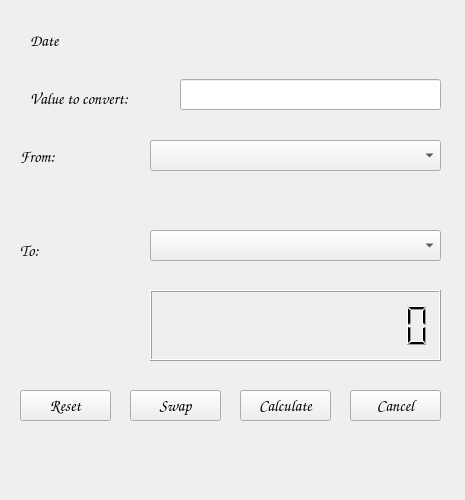
<?xml version="1.0" encoding="UTF-8"?>
<ui version="4.0">
 <class>fm_main</class>
 <widget class="QWidget" name="fm_main">
  <property name="geometry">
   <rect>
    <x>0</x>
    <y>0</y>
    <width>465</width>
    <height>500</height>
   </rect>
  </property>
  <property name="font">
   <font>
    <family>Comic Sans MS</family>
    <pointsize>12</pointsize>
   </font>
  </property>
  <property name="windowTitle">
   <string>Currency converter</string>
  </property>
  <widget class="QLineEdit" name="le_value_to_convert">
   <property name="geometry">
    <rect>
     <x>180</x>
     <y>79</y>
     <width>261</width>
     <height>31</height>
    </rect>
   </property>
  </widget>
  <widget class="QLabel" name="lb_value_to_convert">
   <property name="geometry">
    <rect>
     <x>30</x>
     <y>90</y>
     <width>131</width>
     <height>16</height>
    </rect>
   </property>
   <property name="text">
    <string>Value to convert:</string>
   </property>
  </widget>
  <widget class="QLabel" name="lb_from">
   <property name="geometry">
    <rect>
     <x>20</x>
     <y>150</y>
     <width>47</width>
     <height>13</height>
    </rect>
   </property>
   <property name="text">
    <string>From:</string>
   </property>
  </widget>
  <widget class="QLabel" name="lb_to">
   <property name="geometry">
    <rect>
     <x>20</x>
     <y>240</y>
     <width>31</width>
     <height>21</height>
    </rect>
   </property>
   <property name="text">
    <string>To:</string>
   </property>
  </widget>
  <widget class="QLCDNumber" name="lcd_val_to">
   <property name="geometry">
    <rect>
     <x>150</x>
     <y>290</y>
     <width>291</width>
     <height>71</height>
    </rect>
   </property>
   <property name="font">
    <font>
     <pointsize>14</pointsize>
    </font>
   </property>
   <property name="digitCount">
    <number>12</number>
   </property>
  </widget>
  <widget class="QComboBox" name="cbb_from">
   <property name="geometry">
    <rect>
     <x>150</x>
     <y>140</y>
     <width>291</width>
     <height>31</height>
    </rect>
   </property>
  </widget>
  <widget class="QComboBox" name="cbb_to">
   <property name="geometry">
    <rect>
     <x>150</x>
     <y>230</y>
     <width>291</width>
     <height>31</height>
    </rect>
   </property>
  </widget>
  <widget class="QPushButton" name="pb_cancel">
   <property name="geometry">
    <rect>
     <x>350</x>
     <y>390</y>
     <width>91</width>
     <height>31</height>
    </rect>
   </property>
   <property name="text">
    <string>Cancel</string>
   </property>
  </widget>
  <widget class="QPushButton" name="pb_swap">
   <property name="geometry">
    <rect>
     <x>130</x>
     <y>390</y>
     <width>91</width>
     <height>31</height>
    </rect>
   </property>
   <property name="text">
    <string>Swap</string>
   </property>
  </widget>
  <widget class="QPushButton" name="pb_calculate">
   <property name="geometry">
    <rect>
     <x>240</x>
     <y>390</y>
     <width>91</width>
     <height>31</height>
    </rect>
   </property>
   <property name="text">
    <string>Calculate</string>
   </property>
  </widget>
  <widget class="QLabel" name="lb_message">
   <property name="geometry">
    <rect>
     <x>30</x>
     <y>440</y>
     <width>441</width>
     <height>31</height>
    </rect>
   </property>
  </widget>
  <widget class="QLabel" name="lb_date">
   <property name="geometry">
    <rect>
     <x>30</x>
     <y>30</y>
     <width>251</width>
     <height>21</height>
    </rect>
   </property>
   <property name="text">
    <string>Date</string>
   </property>
  </widget>
  <widget class="QLabel" name="lb_short_from">
   <property name="geometry">
    <rect>
     <x>70</x>
     <y>120</y>
     <width>71</width>
     <height>71</height>
    </rect>
   </property>
   <property name="pixmap">
    <pixmap resource="../../App_icons/resource_icons.qrc">:/flags/empty.png</pixmap>
   </property>
   <property name="alignment">
    <set>Qt::AlignCenter</set>
   </property>
  </widget>
  <widget class="QLabel" name="lb_short_to">
   <property name="geometry">
    <rect>
     <x>70</x>
     <y>210</y>
     <width>71</width>
     <height>71</height>
    </rect>
   </property>
   <property name="pixmap">
    <pixmap resource="../../App_icons/resource_icons.qrc">:/flags/empty.png</pixmap>
   </property>
   <property name="alignment">
    <set>Qt::AlignCenter</set>
   </property>
  </widget>
  <widget class="QPushButton" name="pb_reset">
   <property name="geometry">
    <rect>
     <x>20</x>
     <y>390</y>
     <width>91</width>
     <height>31</height>
    </rect>
   </property>
   <property name="text">
    <string>Reset</string>
   </property>
  </widget>
 </widget>
 <resources>
  <include location="../../App_icons/resource_icons.qrc"/>
 </resources>
 <connections/>
</ui>
